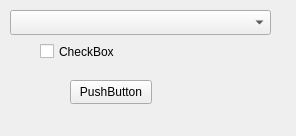
<?xml version="1.0" encoding="UTF-8"?>
<ui version="4.0">
 <class>LuaLineIndicatorConfigurationEditor</class>
 <widget class="QWidget" name="LuaLineIndicatorConfigurationEditor">
  <property name="geometry">
   <rect>
    <x>0</x>
    <y>0</y>
    <width>296</width>
    <height>136</height>
   </rect>
  </property>
  <property name="windowTitle">
   <string>Form</string>
  </property>
  <widget class="QPushButton" name="pushButton">
   <property name="geometry">
    <rect>
     <x>70</x>
     <y>80</y>
     <width>82</width>
     <height>24</height>
    </rect>
   </property>
   <property name="text">
    <string>PushButton</string>
   </property>
  </widget>
  <widget class="QCheckBox" name="checkBox">
   <property name="geometry">
    <rect>
     <x>40</x>
     <y>40</y>
     <width>88</width>
     <height>23</height>
    </rect>
   </property>
   <property name="text">
    <string>CheckBox</string>
   </property>
  </widget>
  <widget class="ProductComboBox" name="cbDataSources">
   <property name="geometry">
    <rect>
     <x>10</x>
     <y>10</y>
     <width>261</width>
     <height>25</height>
    </rect>
   </property>
  </widget>
 </widget>
 <customwidgets>
  <customwidget>
   <class>ProductComboBox</class>
   <extends>QComboBox</extends>
   <header location="global">productcombobox.h</header>
  </customwidget>
 </customwidgets>
 <resources/>
 <connections/>
</ui>
